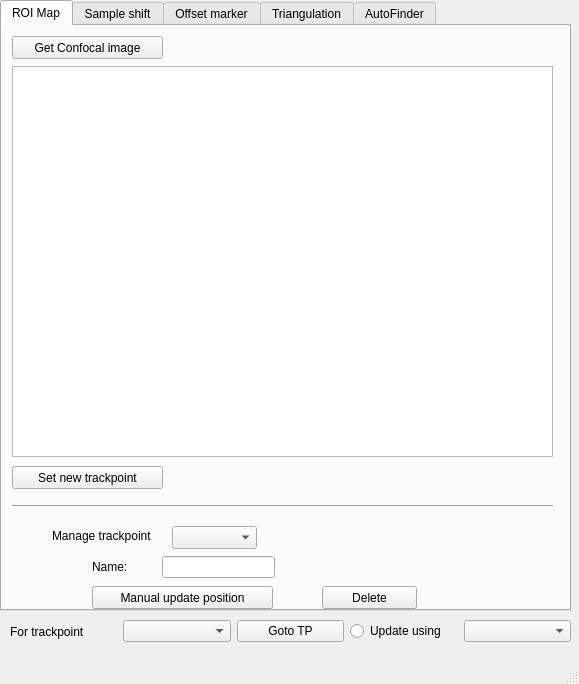
<?xml version="1.0" encoding="UTF-8"?>
<ui version="4.0">
 <class>TrackpointManager</class>
 <widget class="QMainWindow" name="TrackpointManager">
  <property name="geometry">
   <rect>
    <x>0</x>
    <y>0</y>
    <width>579</width>
    <height>684</height>
   </rect>
  </property>
  <property name="windowTitle">
   <string>qudi: Trackpoint Manager</string>
  </property>
  <widget class="QWidget" name="centralwidget">
   <widget class="QTabWidget" name="tabWidget">
    <property name="geometry">
     <rect>
      <x>0</x>
      <y>0</y>
      <width>571</width>
      <height>611</height>
     </rect>
    </property>
    <property name="currentIndex">
     <number>0</number>
    </property>
    <widget class="QWidget" name="roiMap">
     <attribute name="title">
      <string>ROI Map</string>
     </attribute>
     <widget class="PlotWidget" name="xy_refocus_ViewWidget">
      <property name="geometry">
       <rect>
        <x>10</x>
        <y>40</y>
        <width>541</width>
        <height>391</height>
       </rect>
      </property>
      <property name="sizePolicy">
       <sizepolicy hsizetype="Expanding" vsizetype="Expanding">
        <horstretch>0</horstretch>
        <verstretch>6</verstretch>
       </sizepolicy>
      </property>
     </widget>
     <widget class="QPushButton" name="get_confocal_image_Button">
      <property name="geometry">
       <rect>
        <x>10</x>
        <y>10</y>
        <width>151</width>
        <height>23</height>
       </rect>
      </property>
      <property name="text">
       <string>Get Confocal image</string>
      </property>
     </widget>
     <widget class="QPushButton" name="set_tp_Button">
      <property name="geometry">
       <rect>
        <x>10</x>
        <y>440</y>
        <width>151</width>
        <height>23</height>
       </rect>
      </property>
      <property name="text">
       <string>Set new trackpoint</string>
      </property>
     </widget>
     <widget class="QLabel" name="label">
      <property name="geometry">
       <rect>
        <x>50</x>
        <y>500</y>
        <width>121</width>
        <height>20</height>
       </rect>
      </property>
      <property name="text">
       <string>Manage trackpoint </string>
      </property>
     </widget>
     <widget class="QLineEdit" name="tp_name_Input">
      <property name="geometry">
       <rect>
        <x>160</x>
        <y>530</y>
        <width>113</width>
        <height>22</height>
       </rect>
      </property>
     </widget>
     <widget class="QComboBox" name="manage_tp_comboBox">
      <property name="geometry">
       <rect>
        <x>170</x>
        <y>500</y>
        <width>85</width>
        <height>23</height>
       </rect>
      </property>
     </widget>
     <widget class="QLabel" name="label_3">
      <property name="geometry">
       <rect>
        <x>90</x>
        <y>530</y>
        <width>58</width>
        <height>21</height>
       </rect>
      </property>
      <property name="text">
       <string>Name: </string>
      </property>
     </widget>
     <widget class="QPushButton" name="delete_tp_Button">
      <property name="geometry">
       <rect>
        <x>320</x>
        <y>560</y>
        <width>95</width>
        <height>23</height>
       </rect>
      </property>
      <property name="text">
       <string>Delete</string>
      </property>
     </widget>
     <widget class="Line" name="line">
      <property name="geometry">
       <rect>
        <x>10</x>
        <y>470</y>
        <width>541</width>
        <height>20</height>
       </rect>
      </property>
      <property name="orientation">
       <enum>Qt::Horizontal</enum>
      </property>
     </widget>
     <widget class="QPushButton" name="manual_update_tp_Button">
      <property name="geometry">
       <rect>
        <x>90</x>
        <y>560</y>
        <width>181</width>
        <height>23</height>
       </rect>
      </property>
      <property name="text">
       <string>Manual update position</string>
      </property>
     </widget>
    </widget>
    <widget class="QWidget" name="sampleShift">
     <attribute name="title">
      <string>Sample shift</string>
     </attribute>
     <widget class="PlotWidget" name="xy_refocus_ViewWidget_2">
      <property name="geometry">
       <rect>
        <x>10</x>
        <y>10</y>
        <width>431</width>
        <height>431</height>
       </rect>
      </property>
      <property name="sizePolicy">
       <sizepolicy hsizetype="Expanding" vsizetype="Expanding">
        <horstretch>0</horstretch>
        <verstretch>6</verstretch>
       </sizepolicy>
      </property>
     </widget>
     <widget class="QListView" name="listView">
      <property name="geometry">
       <rect>
        <x>450</x>
        <y>10</y>
        <width>111</width>
        <height>431</height>
       </rect>
      </property>
     </widget>
    </widget>
    <widget class="QWidget" name="tab">
     <attribute name="title">
      <string>Offset marker</string>
     </attribute>
    </widget>
    <widget class="QWidget" name="triangulation">
     <attribute name="title">
      <string>Triangulation</string>
     </attribute>
    </widget>
    <widget class="QWidget" name="tab_2">
     <attribute name="title">
      <string>AutoFinder</string>
     </attribute>
    </widget>
   </widget>
   <widget class="QWidget" name="horizontalLayoutWidget">
    <property name="geometry">
     <rect>
      <x>10</x>
      <y>619</y>
      <width>561</width>
      <height>25</height>
     </rect>
    </property>
    <layout class="QHBoxLayout" name="horizontalLayout">
     <item>
      <widget class="QLabel" name="label_2">
       <property name="text">
        <string>For trackpoint</string>
       </property>
      </widget>
     </item>
     <item>
      <widget class="QComboBox" name="active_tp_Input">
       <property name="editable">
        <bool>false</bool>
       </property>
      </widget>
     </item>
     <item>
      <widget class="QPushButton" name="goto_tp_Button">
       <property name="text">
        <string>Goto TP</string>
       </property>
      </widget>
     </item>
     <item>
      <widget class="QRadioButton" name="update_tp_Button">
       <property name="text">
        <string>Update using </string>
       </property>
      </widget>
     </item>
     <item>
      <widget class="QComboBox" name="update_method_Input"/>
     </item>
    </layout>
   </widget>
  </widget>
  <widget class="QMenuBar" name="menubar">
   <property name="geometry">
    <rect>
     <x>0</x>
     <y>0</y>
     <width>579</width>
     <height>20</height>
    </rect>
   </property>
  </widget>
  <widget class="QStatusBar" name="statusbar"/>
 </widget>
 <customwidgets>
  <customwidget>
   <class>PlotWidget</class>
   <extends>QGraphicsView</extends>
   <header>pyqtgraph.h</header>
  </customwidget>
 </customwidgets>
 <resources/>
 <connections/>
</ui>
